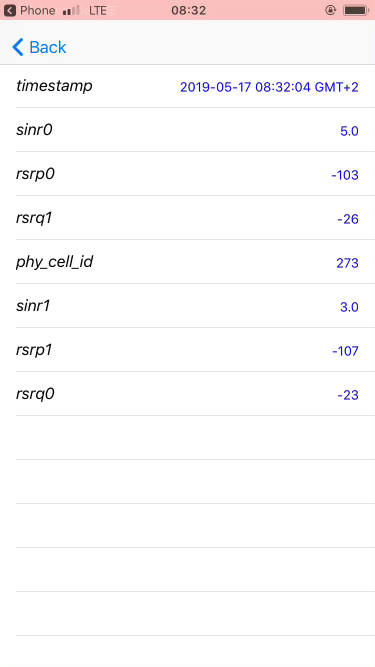
#> input picture sample/video/frame0.png, 750 x 1334 px (shown at 1/2 size); its folder holds only this picture in this run
$ python cli.py --input sample/video/frame0.png   (older library calls are emulated)
#> lines starting #> are read from the running program, lines starting #| are printed output that depends on the picture; after the words box and inside, x2 and y2 are one past the last pixel; in counts of white or black regions, pixels touching at a corner belong together
### recognizer.py
__author__ = "Igor Kim"
__credits__ = ["Igor Kim"]
__maintainer__ = "Igor Kim"
__email__ = "igor.skh@gmail.com"
__status__ = "Development"
__date__ = "05/2019"
__license__ = "MIT"

import cv2, logging

import consts, cv_helpers, text_helpers

logger = logging.getLogger('')
# [40 lines left out: functions detect_keys, detect_values, not called in this run]

def process_one_image(input_path, output_path=None, padding=0, scaling_factor=1, debug=False):
    original_image = cv2.imread(input_path)
    processed_image = cv_helpers.preprocess_image(original_image)
    if debug and output_path is not None:
        cv2.imwrite(output_path + "_processed.png", processed_image)
    cntrs = cv_helpers.find_countours(processed_image)
    output_image = cv_helpers.draw_countrous(original_image, cntrs)
    if debug and output_path is not None:
        cv2.imwrite(output_path + "_output.png", output_image)
    rois = cv_helpers.get_rois(original_image, cntrs)

    original_width = original_image.shape[:2][1]

    result = {}
    for k in consts.EXPECTED_KEYS:
        result[k] = None
    result["file"] = input_path

    first_key = list(consts.EXPECTED_KEYS.keys())[0]
    # sometimes things work with different scaling of the word
    for i in range(len(scaling_factor)):
        s = scaling_factor[i]
        res = cv_helpers.recognise_rois(rois, padding, s, debug)

        potential_keys = []
        potential_values = []
        # get keys from the left half and values from the right
        for r,p in res:
            if p[2] < original_width/4:
                potential_keys.append(r)
            if p[3] > original_width/2:
                potential_values.append(r)

        if len(res)%2 != 0:
            logger.warning("Cannot process - odd number of values [%s] scaling factor [%d]"%(input_path, s))
            continue
        keys = detect_keys(potential_keys)
        if keys is None or len(keys) != len(consts.EXPECTED_KEYS):
            logger.warning("Keys not found [%s] scaling factor [%d]"%(input_path, s))
            continue
        values, has_none = detect_values(potential_values, keys, result, consts.EXPECTED_KEYS)
        if values is None:
            logger.warning("Values not found [%s] scaling factor [%d]"%(input_path, s))
            continue
        if has_none:
            logger.warning("Some values are None [%s] scaling factor [%d]"%(input_path, s))
            continue
        break
    logger.debug(keys)
    logger.debug(values)

    has_none = False
    has_value = False
    for r in result:
        if result[r] is None:
            has_none = True
        else:
            has_value = True
    return has_value, has_none, result

### cv_helpers.py
__author__ = "Igor Kim"
__credits__ = ["Igor Kim"]
__maintainer__ = "Igor Kim"
__email__ = "igor.skh@gmail.com"
__status__ = "Development"
__date__ = "05/2019"
__license__ = "MIT"

import cv2, pytesseract, imutils, logging
import numpy as np

from skimage.measure import compare_ssim as ssim

from consts import *

logger = logging.getLogger('')
def sort_contours(cnts, method="left-to-right"):
    """
    Source https://www.pyimagesearch.com/2015/04/20/sorting-contours-using-python-and-opencv/

    Arguments:
        cnts {[type]} -- [description]

    Keyword Arguments:
        method {str} -- [description] (default: {"left-to-right"})
    """
    reverse = False
    i = 0
    if method == "right-to-left" or method == "bottom-to-top":
        reverse = True
    if method == "top-to-bottom" or method == "bottom-to-top":
        i = 1
    boundingBoxes = [cv2.boundingRect(c) for c in cnts]
    (cnts, boundingBoxes) = zip(*sorted(zip(cnts, boundingBoxes), key=lambda b:b[1][i], reverse=reverse))
    return (cnts, boundingBoxes)

def preprocess_image(image):
    """Preprocess image for better contours detection
    Transofrm text blocks into almost rectangles

    Arguments:
        image {cv2.image} -- CV2 image object

    Returns:
        cv2.image -- Processed CV2 image object
    """
    new_image = image.copy()

    new_image = cv2.cvtColor(new_image, cv2.COLOR_BGR2GRAY)
    new_image = cv2.GaussianBlur(new_image,(15,15), 0)
    ret3, new_image = cv2.threshold(new_image,0,255,cv2.THRESH_BINARY_INV+cv2.THRESH_OTSU)
    # _, new_image = cv2.threshold(new_image, 0, 255, cv2.THRESH_BINARY_INV)
    kernel = np.ones((7, 7),np.uint8)
    new_image = cv2.dilate(new_image, kernel, iterations = 3)
    return new_image

def preprocess_roi(image, padding=0, scaling_factor=1):
    """Processes image for beter text detection witht Google Tesseract
    Based on: https://docs.opencv.org/3.4.0/d7/d4d/tutorial_py_thresholding.html

    Arguments:
        image {cv2.image} -- cv2 image

    Keyword Arguments:
        padding {int} -- padding from all image sides (default: {0})
        scaling_factor {int} -- resize factor (default: {1})

    Returns:
        cv2.image -- processed cv2 image object
    """
    roi = cv2.cvtColor(image, cv2.COLOR_BGR2GRAY)
    roi = cv2.resize(roi, (image.shape[:2][1]*scaling_factor, image.shape[:2][0]*scaling_factor), interpolation=cv2.INTER_CUBIC)
    blur = cv2.GaussianBlur(roi,(3,3),0)
    _,roi = cv2.threshold(blur,0,255,cv2.THRESH_BINARY+cv2.THRESH_OTSU)
    roi = cv2.copyMakeBorder(roi, padding, padding, padding, padding, cv2.BORDER_CONSTANT, value=(255,255,255))
    return roi

def find_countours(image):
    """Get contours on the image

    Arguments:
        image {cv2.image} -- processed image

    Returns:
        list -- contours
    """
    proc_image = image.copy()
    # proc_image = cv2.cvtColor(proc_image, cv2.COLOR_BGR2GRAY)
    cntrs = cv2.findContours(proc_image.copy(), cv2.RETR_EXTERNAL, cv2.CHAIN_APPROX_SIMPLE)
    cntrs = imutils.grab_contours(cntrs)
    cntrs = sort_contours(cntrs, method="top-to-bottom")[0]
    return cntrs

def draw_countrous(image, cntrs):
    """Draw regions of interest contours on the image

    Arguments:
        image {cv2.image} -- original image
        cntrs {list} -- contours object

    Returns:
        cv2.image -- image with drawn contours on it
    """
    out_image = image.copy()
    for c in cntrs:
        (x, y, w, h) = cv2.boundingRect(c)
        cv2.rectangle(out_image, (x, y), (x + w, y + h), (0, 255, 0), 2)
    return out_image

def get_rois(image, cntrs):
    """Extract regions of interestt from the image based on contours
    Original image shall be provided

    Arguments:
        image {cv2.image} -- cv2 image object
        cntrs {list} -- [description]

    Returns:
        list --  list of cv2 images
    """
    rois = []
    for c in cntrs:
        (x, y, w, h) = cv2.boundingRect(c)
        roi = image[y:y + h, x:x + w]
        rois.append((roi, (y, y + h, x, x+w)))
    return rois

def recognise_rois(rois, padding=0, scaling_factor=1, debug=False):
    """Recognize text on the image roi with Goolge Tesseract

    Arguments:
        rois {cv2.image} -- CV2 image object

    Keyword Arguments:
        padding {int} -- padding from all  four sides of the image (default: {0})
        scaling_factor {int} -- rescaling factor to resize image (default: {1})
        debug {bool} -- enable debug output (default: {False})

    Returns:
        list -- text on the image as list
    """
    values = []
    triggered = False
    for i in range(len(rois)):
        r, pos = rois[i]
        image = preprocess_roi(r, padding, scaling_factor)
        text = pytesseract.image_to_string(image, config=TESSERACT_CONF)
        if triggered:
            logger.debug("ROI {}: {}".format(i, text))
            if debug:
                cv2.imwrite("%s/%d.png"%(DEBUG_FOLDER,i), image)
            values.append((text, pos))
            if len(values) == len(EXPECTED_KEYS)*2:
                break
        triggered = triggered or str(text).lower().find(TRIGGER_WORD) > -1
    if not triggered:
        logger.warning("Trigger not found")
    return values

# [6 lines left out: function get_video_n_frames, not called in this run]

def open_video_file(filename):
    return cv2.VideoCapture(filename)

# [51 lines left out: functions get_video_frame, get_video_frames, not called in this run]

### cli.py
#!/usr/bin/python3
__author__ = "Igor Kim"
__credits__ = ["Igor Kim"]
__maintainer__ = "Igor Kim"
__email__ = "igor.skh@gmail.com"
__status__ = "Development"
__date__ = "05/2019"
__license__ = "MIT"

import os, sys, argparse, time, math, logging
import pandas as pd
import multiprocessing as mp

import recognizer, consts, cv_helpers

def mp_job(fnames, q, padding=0, scaling_factor=1, debug=False):
    for f in fnames:
        has_value, has_none, result = recognizer.process_one_image(f, None, padding, scaling_factor, debug)
        q.put(result)

def append_result(res, data):
    for k in res:
        data[k].append(res[k])

ap = argparse.ArgumentParser()
ap.add_argument("-i", "--input", type=str, help="Input image path")
ap.add_argument("-o", "--output", type=str, help="Output image path")
ap.add_argument("-c", "--output-csv", type=str, default="%s/pandas.csv"%consts.DEBUG_FOLDER, help="Path to output CSV file")
ap.add_argument("-d", "--debug", type=bool, default=False, help="Debug mode")
ap.add_argument("-v", "--video", type=bool, default=False, help="Extract video frames")
ap.add_argument("-p", "--padding", type=int, default=0, help="Fixed padding")
ap.add_argument("-n", "--n-proc", type=int, default=2, help="Number of cores for multiprocessing")
ap.add_argument("-l", "--limit", type=int, default=None, help="Number of file to process")
ap.add_argument("-s", "--scaling-factor", type=str, default="1", help="Scaling factor for Tesseract")
ap.add_argument("-t", "--video-tolerance", type=float, default=.98, help="Tolerance for video import")
args = vars(ap.parse_args())

handlers = [logging.StreamHandler()]
logging.basicConfig(
    level=logging.DEBUG if args["debug"] else logging.INFO,
    format='%(asctime)s - %(name)s - %(levelname)s - %(message)s',
    datefmt="%Y-%m-%d %H:%M:%S",
    handlers=handlers)
logger = logging.getLogger('')

args["scaling_factor"] = list(map(int, args["scaling_factor"].split(",")))
for f in consts.FOLDERS:
    if not os.path.exists("build"):
        os.makedirs("build")

if not os.path.exists(args["input"]):
    logger.critical("File or folder %s not found"%args["input"])
    sys.exit()

if args["video"]:
    if not os.path.exists(args["output"]):
        os.makedirs(args["output"])

    tolerance = args["video_tolerance"]
    n_proc = args["n_proc"]
    n_frames, fps = cv_helpers.get_video_n_frames(args["input"])

    if fps == 0:
        fps = 1
        n_proc = 1
        logger.warning("Could not detect video FPS, fallback to 1 thread")
        n_jobs = n_frames
        procs = [mp.Process(target=cv_helpers.get_video_frames,
            args=(args["input"], args["output"], None, None, tolerance)) for i in range(n_proc)]
    else:
        frames = list(range(0, n_frames, fps))
        _, middle_frame = cv_helpers.get_video_frame(args["input"], frames[math.floor(len(frames)/2)])
        n_jobs = len(frames)
        p_index = list(range(n_jobs))
        chunk_size = int(math.ceil(n_jobs/n_proc))
        res = [frames[i:i+chunk_size] for i in range(0, n_jobs, chunk_size)]
        n_proc = len(res)

        procs = [mp.Process(target=cv_helpers.get_video_frames,
            args=(args["input"], args["output"], res[i], middle_frame, tolerance)) for i in range(n_proc)]

    start = time.time()
    for p in procs:
        p.start()
    logger.info("Extracting %d frames in %d thread(s)"%(n_jobs, n_proc))
    for p in procs:
        p.join()
    logger.info("Extracted %d in %.2f s"%(n_jobs, time.time() - start))
    sys.exit()

data = {}
for k in consts.EXPECTED_KEYS:
    data[k] = []
data["file"] = []
if os.path.isfile(args["input"]):
    logger.info("Parsing file %s"%args["input"])
    has_value, has_none, res = recognizer.process_one_image(args["input"], args["output"],
        args["padding"], args["scaling_factor"], debug=args["debug"])
#> in process_one_image, original_image is the input picture: shape (1334, 750, 3); mean B, G, R 250.2, 249.5, 251.2
#> in preprocess_image, `ret3, new_image = cv2.threshold(new_image,0,255,cv2.THRESH_BINARY_INV+..`:
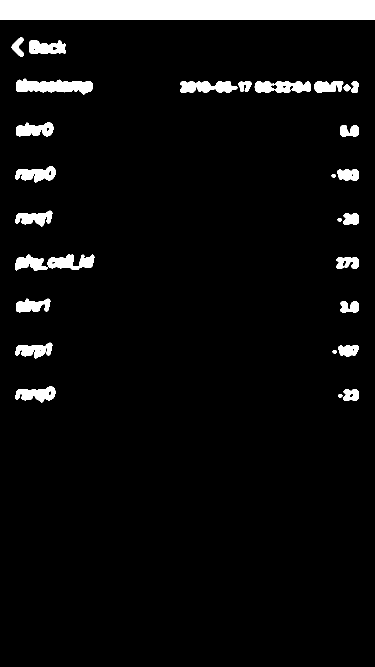
#> new_image: shape (1334, 750) (shown at 1/2 size); 5.7% white; 29 white regions, largest, box (x1, y1, x2, y2) and area: (0, 0, 750, 39) 29250, (32, 157, 186, 189) 3113, (509, 162, 622, 186) 1950
#> in preprocess_image, `ret3, new_image = cv2.threshold(new_image,0,255,cv2.THRESH_BINARY_INV+..`: ret3 = 222
#> in preprocess_image, `new_image = cv2.dilate(new_image, kernel, iterations = 3)`:
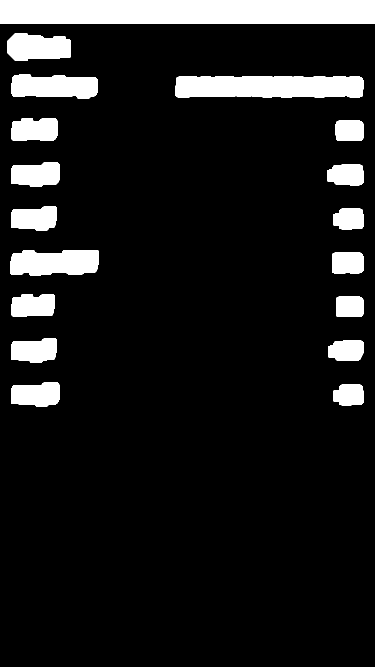
#> new_image: shape (1334, 750) (shown at 1/2 size); 11.2% white; 18 white regions
#> in find_countours, `cntrs = cv2.findContours(proc_image.copy(), cv2.RETR_EXTERNAL, cv2.CHA..`: cntrs = 18 contours; largest, box (x1, y1, x2, y2) and area: (0, 0, 750, 48) 35203, (351, 153, 727, 195) 14847, (21, 500, 198, 551) 7662, (23, 148, 195, 198) 6884, (14, 66, 141, 122) 5576
#> in sort_contours, `boundingBoxes = [cv2.boundingRect(c) for c in cnts]`: boundingBoxes = 18 items, first 6: (667, 769, 60, 42), (22, 764, 98, 50), (656, 681, 71, 41), (22, 676, 92, 50), (672, 593, 55, 41), (23, 588, 87, 46)
#> in sort_contours, `(cnts, boundingBoxes) = zip(*sorted(zip(cnts, boundingBoxes), key=lamb..`: cnts has the same summary as cntrs in find_countours; boundingBoxes = 18 items, first 6: (0, 0, 750, 48), (14, 66, 127, 56), (23, 148, 172, 50), (351, 153, 376, 42), (23, 236, 93, 46), (671, 241, 56, 41)
#> the loop in draw_countrous, `for c in cntrs:` made 18 passes
#> (x, y, w, h) on passes 2 to 13: (14, 66, 127, 56), (23, 148, 172, 50), (351, 153, 376, 42), (23, 236, 93, 46), (671, 241, 56, 41), (22, 324, 98, 50), (654, 329, 73, 42), (22, 412, 92, 50), (666, 417, 61, 42), (21, 500, 177, 51), (664, 505, 63, 42), (23, 588, 87, 46)
#> (c, x, y, w, h) on pass 1: ([[0, 0], [0, 47], [749, 47], [749, 0]], 0, 0, 750, 48)
#> after the loop in draw_countrous, `for c in cntrs:`:
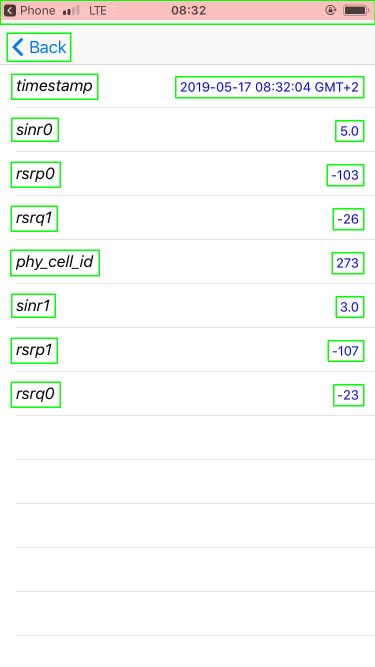
#> out_image: shape (1334, 750, 3) (shown at 1/2 size); 1.96% of pixels changed, all inside (x1, y1, x2, y2) = (0, 0, 750, 816)
#> the loop in get_rois, `for c in cntrs:` made 18 passes
#> pass 1, in get_rois, `roi = image[y:y + h, x:x + w]`:
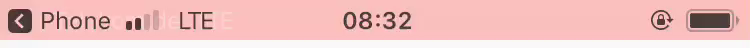
#> roi: shape (48, 750, 3); mean B, G, R 190.9, 192, 238.1
#> pass 3, in get_rois, `roi = image[y:y + h, x:x + w]`:
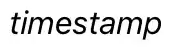
#> roi: shape (50, 172, 3); min 0, max 255, mean 223.8
#> after the loop in get_rois, `for c in cntrs:`: rois = 18 items
#> the loop in process_one_image, `for i in range(len(scaling_factor)):` made 1 pass
#> pass 1, in preprocess_roi, `roi = cv2.cvtColor(image, cv2.COLOR_BGR2GRAY)`:
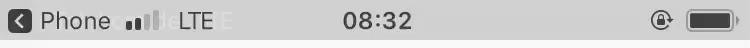
#> roi: shape (48, 750); min 40, max 249, mean 205.6
#> pass 1, in preprocess_roi, `_,roi = cv2.threshold(blur,0,255,cv2.THRESH_BINARY+cv2.THRESH_OTSU)`:
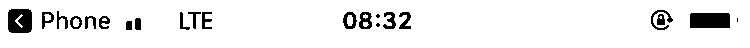
#> roi: shape (48, 750); 92.7% white; 21 black regions (3 under 20 px), largest, box (x1, y1, x2, y2) and area: (690, 13, 730, 28) 598, (8, 9, 32, 33) 518, (359, 12, 372, 29) 146
#> (the run stopped early here; a loop or call above may not have finished)

$ run again, on sample/video/frame107.png
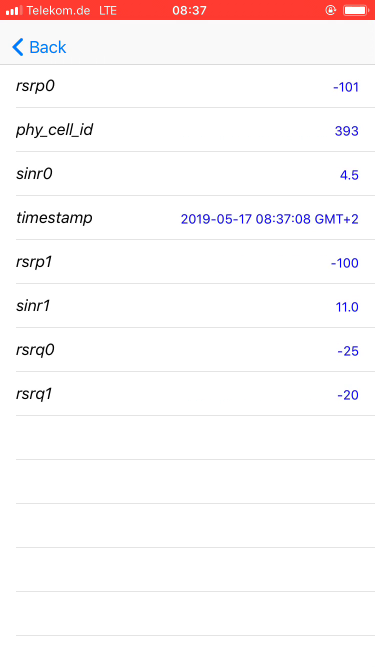
#> input picture sample/video/frame107.png, 750 x 1334 px (shown at 1/2 size)
#> in process_one_image, original_image is the input picture: shape (1334, 750, 3); mean B, G, R 246.8, 246.4, 251.7
#> in preprocess_image, `ret3, new_image = cv2.threshold(new_image,0,255,cv2.THRESH_BINARY_INV+..`:
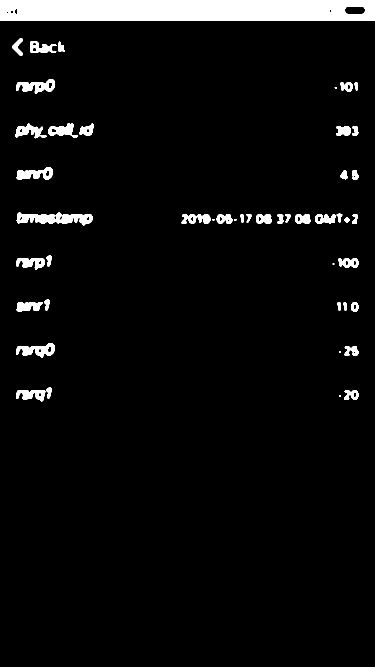
#> new_image: shape (1334, 750) (shown at 1/2 size); 4.9% white; 47 white regions (6 under 20 px), largest, box (x1, y1, x2, y2) and area: (0, 0, 750, 41) 30133, (33, 425, 185, 451) 2407, (32, 158, 110, 187) 1189
#> ret3 = 199
#> in find_countours, `cntrs = cv2.findContours(proc_image.copy(), cv2.RETR_EXTERNAL, cv2.CHA..`: cntrs = 18 contours; largest, box (x1, y1, x2, y2) and area: (0, 0, 750, 50) 36701, (354, 418, 725, 457) 13417, (22, 238, 196, 286) 6923, (24, 416, 194, 460) 6250, (16, 67, 139, 121) 4940
#> in sort_contours, `boundingBoxes = [cv2.boundingRect(c) for c in cnts]`: boundingBoxes = 18 items, first 6: (669, 771, 57, 38), (23, 766, 90, 46), (669, 683, 57, 38), (23, 677, 96, 47), (665, 595, 61, 38), (24, 590, 85, 42)
#> in sort_contours, `(cnts, boundingBoxes) = zip(*sorted(zip(cnts, boundingBoxes), key=lamb..`: cnts has the same summary as cntrs in find_countours; boundingBoxes = 18 items, first 6: (0, 0, 750, 50), (16, 67, 123, 54), (23, 149, 96, 47), (660, 155, 65, 38), (22, 238, 174, 48), (663, 243, 63, 38)
#> the loop in draw_countrous, `for c in cntrs:` made 18 passes
#> (x, y, w, h) on passes 2 to 9: (16, 67, 123, 54), (23, 149, 96, 47), (660, 155, 65, 38), (22, 238, 174, 48), (663, 243, 63, 38), (24, 325, 91, 44), (672, 331, 54, 38), (24, 416, 170, 44)
#> the loop in get_rois, `for c in cntrs:` made 18 passes
#> after the loop in get_rois, `for c in cntrs:`: rois = 18 items
#> the loop in process_one_image, `for i in range(len(scaling_factor)):` made 1 pass
#> pass 1, in preprocess_roi, `_,roi = cv2.threshold(blur,0,255,cv2.THRESH_BINARY+cv2.THRESH_OTSU)`:
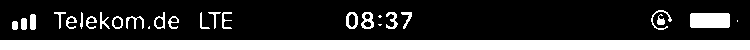
#> roi: shape (50, 750); 25.7% white; 27 white regions (4 under 20 px), largest, box (x1, y1, x2, y2) and area: (0, 40, 750, 50) 7500, (690, 13, 730, 28) 596, (361, 12, 374, 29) 126

$ run again, on sample/video/frame100.png
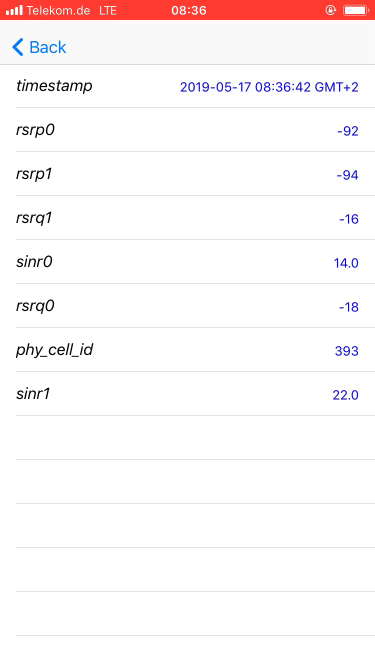
#> input picture sample/video/frame100.png, 750 x 1334 px (shown at 1/2 size)
#> in process_one_image, original_image is the input picture: shape (1334, 750, 3); mean B, G, R 246.8, 246.4, 251.6
#> in preprocess_image, `ret3, new_image = cv2.threshold(new_image,0,255,cv2.THRESH_BINARY_INV+..`:
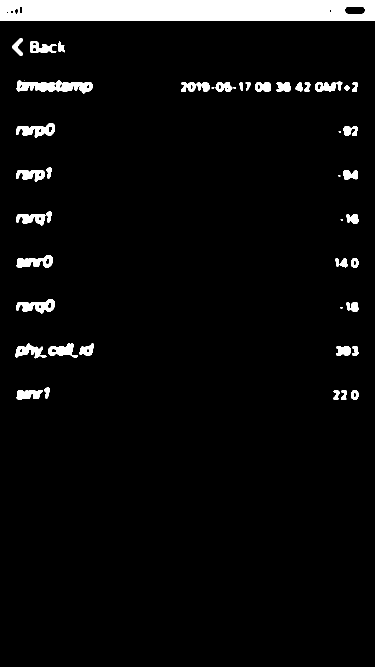
#> new_image: shape (1334, 750) (shown at 1/2 size); 4.9% white; 48 white regions (7 under 20 px), largest, box (x1, y1, x2, y2) and area: (0, 0, 750, 41) 30075, (33, 161, 185, 187) 2410, (32, 246, 110, 275) 1189
#> ret3 = 199
#> in find_countours, `cntrs = cv2.findContours(proc_image.copy(), cv2.RETR_EXTERNAL, cv2.CHA..`: cntrs = 18 contours; largest, box (x1, y1, x2, y2) and area: (0, 0, 750, 50) 36701, (353, 154, 725, 193) 13470, (22, 678, 196, 726) 6922, (24, 151, 194, 196) 6291, (16, 67, 139, 121) 4964
#> in sort_contours, `boundingBoxes = [cv2.boundingRect(c) for c in cnts]`: boundingBoxes = 18 items, first 6: (658, 771, 68, 38), (24, 766, 85, 42), (663, 683, 63, 38), (22, 678, 174, 48), (672, 595, 54, 38), (23, 589, 96, 47)
#> in sort_contours, `(cnts, boundingBoxes) = zip(*sorted(zip(cnts, boundingBoxes), key=lamb..`: cnts has the same summary as cntrs in find_countours; boundingBoxes = 18 items, first 6: (0, 0, 750, 50), (16, 67, 123, 54), (24, 151, 170, 45), (353, 154, 372, 39), (23, 237, 96, 47), (668, 243, 57, 38)
#> the loop in draw_countrous, `for c in cntrs:` made 18 passes
#> (x, y, w, h) on passes 2 to 9: (16, 67, 123, 54), (24, 151, 170, 45), (353, 154, 372, 39), (23, 237, 96, 47), (668, 243, 57, 38), (23, 326, 90, 46), (667, 331, 58, 38), (23, 414, 90, 46)
#> the loop in get_rois, `for c in cntrs:` made 18 passes
#> after the loop in get_rois, `for c in cntrs:`: rois = 18 items
#> the loop in process_one_image, `for i in range(len(scaling_factor)):` made 1 pass
#> pass 1, in preprocess_roi, `_,roi = cv2.threshold(blur,0,255,cv2.THRESH_BINARY+cv2.THRESH_OTSU)`:
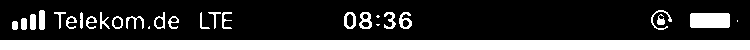
#> roi: shape (50, 750); 26.2% white; 28 white regions (4 under 20 px), largest, box (x1, y1, x2, y2) and area: (0, 40, 750, 50) 7500, (690, 13, 730, 28) 596, (359, 12, 372, 29) 128
